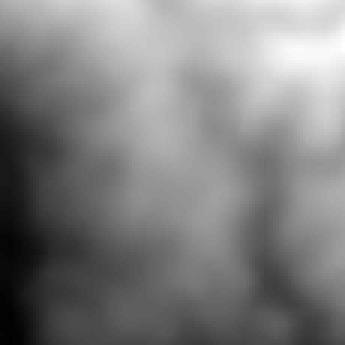
%> input picture heightmap.png, 115 x 115 px (shown 3 times larger)
$ octave showorchard.m   (GNU Octave 9; MATLAB toolbox functions it lacks are replaced by stand-ins)
%> lines starting %> are read from the running program, lines starting %| are printed output that depends on the picture; in (x1, y1, x2, y2) boxes, pixels count from 0 and x2, y2 are one past the last pixel; in counts of white or black regions, pixels touching at a corner belong together; the program's own positions count from 1
clc
clear

%% 数据初始化
HeightData = double(imread('heightmap.png'));
%> HeightData: size 115x115 double; min 201, max 285, mean 243.3; mean of the top-left, top-right, bottom-left and bottom-right quarters 247.4, 262.5, 224.7, 239
Obstacle_map = HeightData;
Obstacle_map(:) = 0;
%> Obstacle_map: size 115x115 double; every value is 0

% 设定多个点 (点1, 2, 3, 4)
waypoints = [
    98,101;
    %left
    107,87
    104,78
    104,69
    107,42
    107,33
    104,24
    101,15
    98,7

    %mid
    65,96;
    62,87;
    62,78;
    62,69;
    62,60;
    59,51;
    56,42;
    50,17;
    44,8;

    %right
    23,96
    26,87
    23,78
    23,69
    20,60
    20,33
    17,24
    14,15
    14,7
];

figure(1)
x=1:115;
y=1:115;
[x1,y1]=meshgrid(x,y);
surf(x1, y1, HeightData), shading interp, colorbar
hold on

for i = 45:80
    if mod(i,3) == 2
        plot3(i', 101',HeightData(101,i)+5,'bo','MarkerSize',5,...
                               'MarkerEdgeColor','none',...
                               'MarkerFaceColor','g',...
                               'MarkerSize',6)
        set(gca, 'LooseInset', [0,0,0,0]);
    end
    Obstacle_map(i,101) = 1;
end
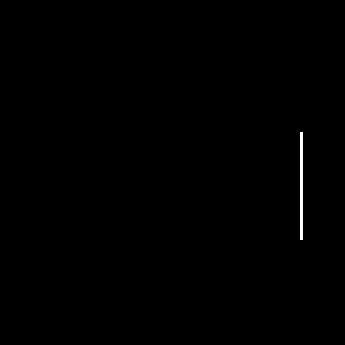
%> Obstacle_map: size 115x115 double (shown 3 times larger); values 0 (black) and 1 (white), 0.27% white in thin lines or dots, all inside (x1, y1, x2, y2) = (100, 44, 101, 80)

for i = 49:82
    if mod(i,3) == 2
        plot3(i', 92',HeightData(92,i)+5,'bo','MarkerSize',5,...
                               'MarkerEdgeColor','none',...
                               'MarkerFaceColor','g',...
                               'MarkerSize',6)
        set(gca, 'LooseInset', [0,0,0,0]);
    end
    Obstacle_map(i,92) = 1;
end
%> Obstacle_map: size 115x115 double; values 0 (black) and 1 (white), 0.53% white in thin lines or dots, all inside (x1, y1, x2, y2) = (91, 44, 101, 82)

for i = 49:78
    if mod(i,3) == 2
        plot3(i', 83',HeightData(83,i)+5,'bo','MarkerSize',5,...
                               'MarkerEdgeColor','none',...
                               'MarkerFaceColor','g',...
                               'MarkerSize',6)
        set(gca, 'LooseInset', [0,0,0,0]);
    end
    Obstacle_map(i,83) = 1;
end
%> Obstacle_map: size 115x115 double; values 0 (black) and 1 (white), 0.76% white in thin lines or dots, all inside (x1, y1, x2, y2) = (82, 44, 101, 82)


for i = 45:78
    if mod(i,3) == 2
        plot3(i', 74',HeightData(74,i)+5,'bo','MarkerSize',5,...
                               'MarkerEdgeColor','none',...
                               'MarkerFaceColor','g',...
                               'MarkerSize',6)
        set(gca, 'LooseInset', [0,0,0,0]);
    end
    Obstacle_map(i,74) = 1;
end
%> Obstacle_map: size 115x115 double; values 0 (black) and 1 (white), 1% white in thin lines or dots, all inside (x1, y1, x2, y2) = (73, 44, 101, 82)

for i = 45:78
    if mod(i,3) == 2
        plot3(i', 65',HeightData(65,i)+5,'bo','MarkerSize',5,...
                               'MarkerEdgeColor','none',...
                               'MarkerFaceColor','g',...
                               'MarkerSize',6)
        set(gca, 'LooseInset', [0,0,0,0]);
    end
    Obstacle_map(i,65) = 1;
end
%> Obstacle_map: size 115x115 double; values 0 (black) and 1 (white), 1.3% white in thin lines or dots, all inside (x1, y1, x2, y2) = (64, 44, 101, 82)

for i = 45:78
    if mod(i,3) == 2
        plot3(i', 56',HeightData(56,i)+5,'bo','MarkerSize',5,...
                               'MarkerEdgeColor','none',...
                               'MarkerFaceColor','g',...
                               'MarkerSize',6)
        set(gca, 'LooseInset', [0,0,0,0]);
    end
    Obstacle_map(i,56) = 1;
end
%> Obstacle_map: size 115x115 double; values 0 (black) and 1 (white), 1.5% white in thin lines or dots, all inside (x1, y1, x2, y2) = (55, 44, 101, 82)

for i = 45:70
    if mod(i,3) == 2
        plot3(i', 47',HeightData(47,i)+5,'bo','MarkerSize',5,...
                               'MarkerEdgeColor','none',...
                               'MarkerFaceColor','g',...
                               'MarkerSize',6)
        set(gca, 'LooseInset', [0,0,0,0]);
    end
    Obstacle_map(i,47) = 1;
end
%> Obstacle_map: size 115x115 double; values 0 (black) and 1 (white), 1.7% white in thin lines or dots, all inside (x1, y1, x2, y2) = (46, 44, 101, 82)

for i = 45:65
    if mod(i,3) == 2
        plot3(i', 38',HeightData(38,i)+5,'bo','MarkerSize',5,...
                               'MarkerEdgeColor','none',...
                               'MarkerFaceColor','g',...
                               'MarkerSize',6)
        set(gca, 'LooseInset', [0,0,0,0]);
    end
    Obstacle_map(i,38) = 1;
end
%> Obstacle_map: size 115x115 double; values 0 (black) and 1 (white), 1.9% white in thin lines or dots, all inside (x1, y1, x2, y2) = (37, 44, 101, 82)

for i = 45:62
    if mod(i,3) == 2
        plot3(i', 22',HeightData(22,i)+5,'bo','MarkerSize',5,...
                               'MarkerEdgeColor','none',...
                               'MarkerFaceColor','g',...
                               'MarkerSize',6)
        set(gca, 'LooseInset', [0,0,0,0]);
    end
    Obstacle_map(i,22) = 1;
end
%> Obstacle_map: size 115x115 double; values 0 (black) and 1 (white), 2% white in thin lines or dots, all inside (x1, y1, x2, y2) = (21, 44, 101, 82)

for i = 40:58
    if mod(i,3) == 2
        plot3(i', 13',HeightData(13,i)+5,'bo','MarkerSize',5,...
                               'MarkerEdgeColor','none',...
                               'MarkerFaceColor','g',...
                               'MarkerSize',6)
        set(gca, 'LooseInset', [0,0,0,0]);
    end
    Obstacle_map(i,13) = 1;
end
%> Obstacle_map: size 115x115 double; values 0 (black) and 1 (white), 2.2% white in thin lines or dots, all inside (x1, y1, x2, y2) = (12, 39, 101, 82)

for i = 35:53
    if mod(i,3) == 2
        plot3(i', 4',HeightData(4,i)+5,'bo','MarkerSize',5,...
                               'MarkerEdgeColor','none',...
                               'MarkerFaceColor','g',...
                               'MarkerSize',6)
        set(gca, 'LooseInset', [0,0,0,0]);
    end
    Obstacle_map(i,4) = 1;
end
%> Obstacle_map: size 115x115 double; values 0 (black) and 1 (white), 2.3% white in thin lines or dots, all inside (x1, y1, x2, y2) = (3, 34, 101, 82)

%左侧
for i = 99:113
    if mod(i,3) == 2
        plot3(i', 92',HeightData(92,i)+5,'bo','MarkerSize',5,...
                               'MarkerEdgeColor','none',...
                               'MarkerFaceColor','g',...
                               'MarkerSize',6)
        set(gca, 'LooseInset', [0,0,0,0]);
    end
    Obstacle_map(i,92) = 1;
end
%> Obstacle_map: size 115x115 double; values 0 (black) and 1 (white), 2.4% white in thin lines or dots, all inside (x1, y1, x2, y2) = (3, 34, 101, 113)

for i = 95:113
    if mod(i,3) == 2
        plot3(i', 83',HeightData(83,i)+5,'bo','MarkerSize',5,...
                               'MarkerEdgeColor','none',...
                               'MarkerFaceColor','g',...
                               'MarkerSize',6)
        set(gca, 'LooseInset', [0,0,0,0]);
    end
    Obstacle_map(i,83) = 1;
end

for i = 95:113
    if mod(i,3) == 2
        plot3(i', 74',HeightData(74,i)+5,'bo','MarkerSize',5,...
                               'MarkerEdgeColor','none',...
                               'MarkerFaceColor','g',...
                               'MarkerSize',6)
        set(gca, 'LooseInset', [0,0,0,0]);
    end
    Obstacle_map(i,74) = 1;
end

for i = 95:113
    if mod(i,3) == 2
        plot3(i', 65',HeightData(65,i)+5,'bo','MarkerSize',5,...
                               'MarkerEdgeColor','none',...
                               'MarkerFaceColor','g',...
                               'MarkerSize',6)
        set(gca, 'LooseInset', [0,0,0,0]);
    end
    Obstacle_map(i,65) = 1;
end

for i = 100:113
    if mod(i,3) == 2
        plot3(i', 47',HeightData(47,i)+5,'bo','MarkerSize',5,...
                               'MarkerEdgeColor','none',...
                               'MarkerFaceColor','g',...
                               'MarkerSize',6)
        set(gca, 'LooseInset', [0,0,0,0]);
    end
    Obstacle_map(i,47) = 1;
end

for i = 100:113
    if mod(i,3) == 2
        plot3(i', 38',HeightData(38,i)+5,'bo','MarkerSize',5,...
                               'MarkerEdgeColor','none',...
                               'MarkerFaceColor','g',...
                               'MarkerSize',6)
        set(gca, 'LooseInset', [0,0,0,0]);
    end
    Obstacle_map(i,38) = 1;
end

for i = 103:113
    if mod(i,3) == 2
        plot3(i', 29',HeightData(29,i)+5,'bo','MarkerSize',5,...
                               'MarkerEdgeColor','none',...
                               'MarkerFaceColor','g',...
                               'MarkerSize',6)
        set(gca, 'LooseInset', [0,0,0,0]);
    end
    Obstacle_map(i,29) = 1;
end

for i = 90:113
    if mod(i,3) == 2
        plot3(i', 20',HeightData(20,i)+5,'bo','MarkerSize',5,...
                               'MarkerEdgeColor','none',...
                               'MarkerFaceColor','g',...
                               'MarkerSize',6)
        set(gca, 'LooseInset', [0,0,0,0]);
    end
    Obstacle_map(i,20) = 1;
end

for i = 85:113
    if mod(i,3) == 2
        plot3(i', 11',HeightData(11,i)+5,'bo','MarkerSize',5,...
                               'MarkerEdgeColor','none',...
                               'MarkerFaceColor','g',...
                               'MarkerSize',6)
        set(gca, 'LooseInset', [0,0,0,0]);
    end
    Obstacle_map(i,11) = 1;
end

for i = 75:113
    if mod(i,3) == 2
        plot3(i', 3',HeightData(3,i)+5,'bo','MarkerSize',5,...
                               'MarkerEdgeColor','none',...
                               'MarkerFaceColor','g',...
                               'MarkerSize',6)
        set(gca, 'LooseInset', [0,0,0,0]);
    end
    Obstacle_map(i,3) = 1;
end
%> Obstacle_map: size 115x115 double; values 0 (black) and 1 (white), 3.8% white in thin lines or dots, all inside (x1, y1, x2, y2) = (2, 34, 101, 113)


%右侧
for i = 10:35
    if mod(i,3) == 2
        plot3(i', 101',HeightData(101,i)+5,'bo','MarkerSize',5,...
                               'MarkerEdgeColor','none',...
                               'MarkerFaceColor','g',...
                               'MarkerSize',6)
        set(gca, 'LooseInset', [0,0,0,0]);
    end
    Obstacle_map(i,101) = 1;
end
%> Obstacle_map: size 115x115 double; values 0 (black) and 1 (white), 4% white in thin lines or dots, all inside (x1, y1, x2, y2) = (2, 9, 101, 113)

for i = 10:35
    if mod(i,3) == 2
        plot3(i', 92',HeightData(92,i)+5,'bo','MarkerSize',5,...
                               'MarkerEdgeColor','none',...
                               'MarkerFaceColor','g',...
                               'MarkerSize',6)
        set(gca, 'LooseInset', [0,0,0,0]);
    end
    Obstacle_map(i,92) = 1;
end

for i = 15:35
    if mod(i,3) == 2
        plot3(i', 83',HeightData(83,i)+5,'bo','MarkerSize',5,...
                               'MarkerEdgeColor','none',...
                               'MarkerFaceColor','g',...
                               'MarkerSize',6)
        set(gca, 'LooseInset', [0,0,0,0]);
    end
    Obstacle_map(i,83) = 1;
end

for i = 12:33
    if mod(i,3) == 2
        plot3(i', 74',HeightData(74,i)+5,'bo','MarkerSize',5,...
                               'MarkerEdgeColor','none',...
                               'MarkerFaceColor','g',...
                               'MarkerSize',6)
        set(gca, 'LooseInset', [0,0,0,0]);
    end
    Obstacle_map(i,74) = 1;
end

for i = 9:33
    if mod(i,3) == 2
        plot3(i', 65',HeightData(65,i)+5,'bo','MarkerSize',5,...
                               'MarkerEdgeColor','none',...
                               'MarkerFaceColor','g',...
                               'MarkerSize',6)
        set(gca, 'LooseInset', [0,0,0,0]);
    end
    Obstacle_map(i,65) = 1;
end
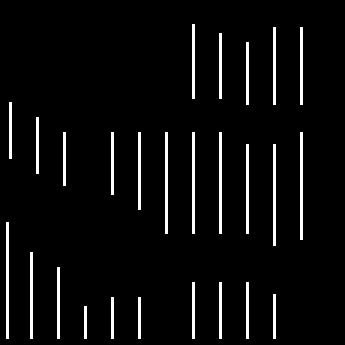
%> Obstacle_map: size 115x115 double (shown 3 times larger); values 0 (black) and 1 (white), 4.7% white in thin lines or dots, all inside (x1, y1, x2, y2) = (2, 8, 101, 113)

for i = 9:33
    if mod(i,3) == 2
        plot3(i', 56',HeightData(56,i)+5,'bo','MarkerSize',5,...
                               'MarkerEdgeColor','none',...
                               'MarkerFaceColor','g',...
                               'MarkerSize',6)
        set(gca, 'LooseInset', [0,0,0,0]);
    end
    Obstacle_map(i,56) = 1;
end
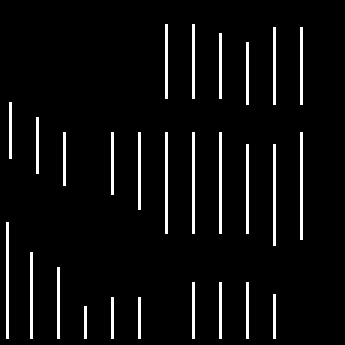
%> Obstacle_map: size 115x115 double (shown 3 times larger); values 0 (black) and 1 (white), 4.9% white in thin lines or dots, all inside (x1, y1, x2, y2) = (2, 8, 101, 113)

for i = 9:33
    if mod(i,3) == 2
        plot3(i', 38',HeightData(38,i)+5,'bo','MarkerSize',5,...
                               'MarkerEdgeColor','none',...
                               'MarkerFaceColor','g',...
                               'MarkerSize',6)
        set(gca, 'LooseInset', [0,0,0,0]);
    end
    Obstacle_map(i,38) = 1;
end
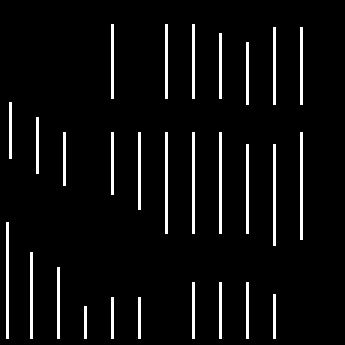
%> Obstacle_map: size 115x115 double (shown 3 times larger); values 0 (black) and 1 (white), 5.1% white in thin lines or dots, all inside (x1, y1, x2, y2) = (2, 8, 101, 113)

for i = 6:33
    if mod(i,3) == 2
        plot3(i', 29',HeightData(29,i)+5,'bo','MarkerSize',5,...
                               'MarkerEdgeColor','none',...
                               'MarkerFaceColor','g',...
                               'MarkerSize',6)
        set(gca, 'LooseInset', [0,0,0,0]);
    end
    Obstacle_map(i,29) = 1;
end
%> Obstacle_map: size 115x115 double; values 0 (black) and 1 (white), 5.3% white in thin lines or dots, all inside (x1, y1, x2, y2) = (2, 5, 101, 113)


for i = 5:31
    if mod(i,3) == 2
        plot3(i', 20',HeightData(20,i)+5,'bo','MarkerSize',5,...
                               'MarkerEdgeColor','none',...
                               'MarkerFaceColor','g',...
                               'MarkerSize',6)
        set(gca, 'LooseInset', [0,0,0,0]);
    end
    Obstacle_map(i,20) = 1;
end
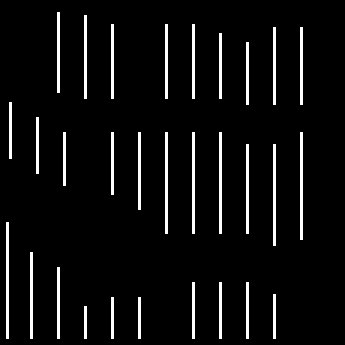
%> Obstacle_map: size 115x115 double (shown 3 times larger); values 0 (black) and 1 (white), 5.5% white in thin lines or dots, all inside (x1, y1, x2, y2) = (2, 4, 101, 113)

for i = 5:25
    if mod(i,3) == 2
        plot3(i', 11',HeightData(11,i)+5,'bo','MarkerSize',5,...
                               'MarkerEdgeColor','none',...
                               'MarkerFaceColor','g',...
                               'MarkerSize',6)
        set(gca, 'LooseInset', [0,0,0,0]);
    end
    Obstacle_map(i,11) = 1;
end
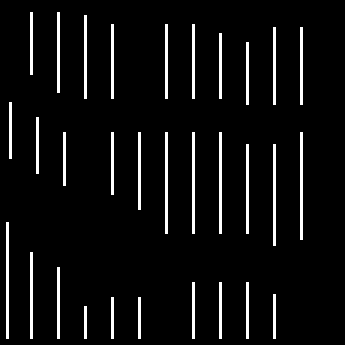
%> Obstacle_map: size 115x115 double (shown 3 times larger); values 0 (black) and 1 (white), 5.7% white in thin lines or dots, all inside (x1, y1, x2, y2) = (2, 4, 101, 113)

for i = 5:22
    if mod(i,3) == 2
        plot3(i', 3',HeightData(3,i)+5,'bo','MarkerSize',5,...
                               'MarkerEdgeColor','none',...
                               'MarkerFaceColor','g',...
                               'MarkerSize',6)
        set(gca, 'LooseInset', [0,0,0,0]);
    end
    Obstacle_map(i,3) = 1;
end

hold on


num_points = size(waypoints,1);
heights = arrayfun(@(i) HeightData(waypoints(i,2), waypoints(i,1)) , 1:num_points)';
%> heights = 27 values, max 281 at index 8, min 220 at index 20, mean 248.7
points = [waypoints, heights];
%> points = 27 rows, first 12: [98 101 223; 107 87 245; 104 78 247; 104 69 253; 107 42 266; 107 33 270; 104 24 278; 101 15 281; 98 7 272; 65 96 240; 62 87 242; 62 78 246]


% 标记点
for i = 1:num_points
    if i == 1
        plot3(waypoints(i,1), waypoints(i,2), points(i,3)+5, 'rp',...
                           'MarkerEdgeColor','none',...
                           'MarkerFaceColor','r',...
                           'MarkerSize',10);
        % 在第一个点旁边显示编号
        text(waypoints(i,1), waypoints(i,2), points(i,3)+5, "w", ...
             'Color', 'blue', 'FontSize', 12, 'FontWeight', 'bold', ...
             'HorizontalAlignment', 'center', 'VerticalAlignment', 'bottom');
    else
        plot3(waypoints(i,1), waypoints(i,2), points(i,3)+5, 'o',...
                           'MarkerEdgeColor','none',...
                           'MarkerFaceColor','cyan',...
                           'MarkerSize',10);
        % 在其他点旁边显示编号
        text(waypoints(i,1), waypoints(i,2)+3, points(i,3)+5, num2str(i), ...
             'Color', 'blue', 'FontSize', 10, ...
             'HorizontalAlignment', 'center', 'VerticalAlignment', 'bottom');
    end
end
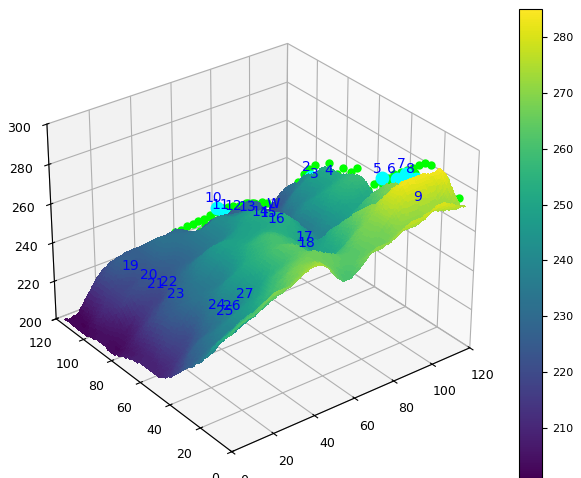
%> figure redrawn from the program's plot data

%title('TaskPoints 20');
hold off;
